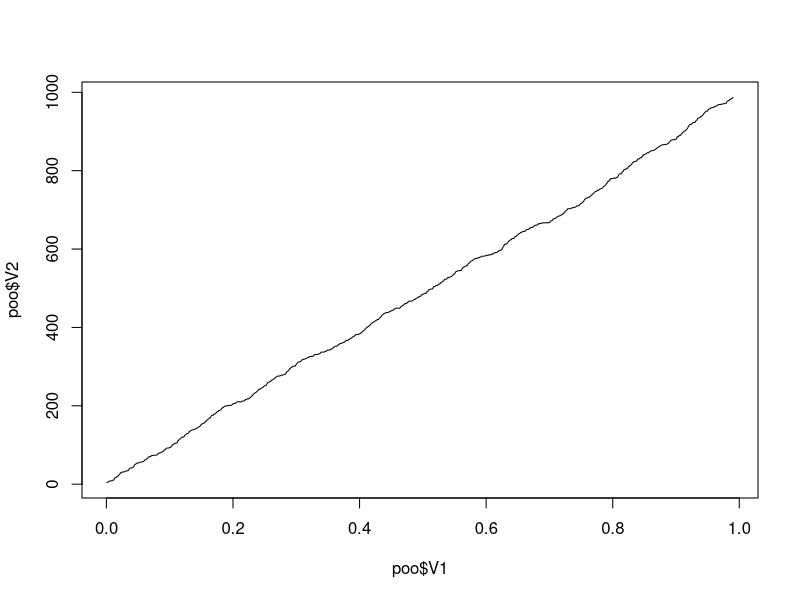
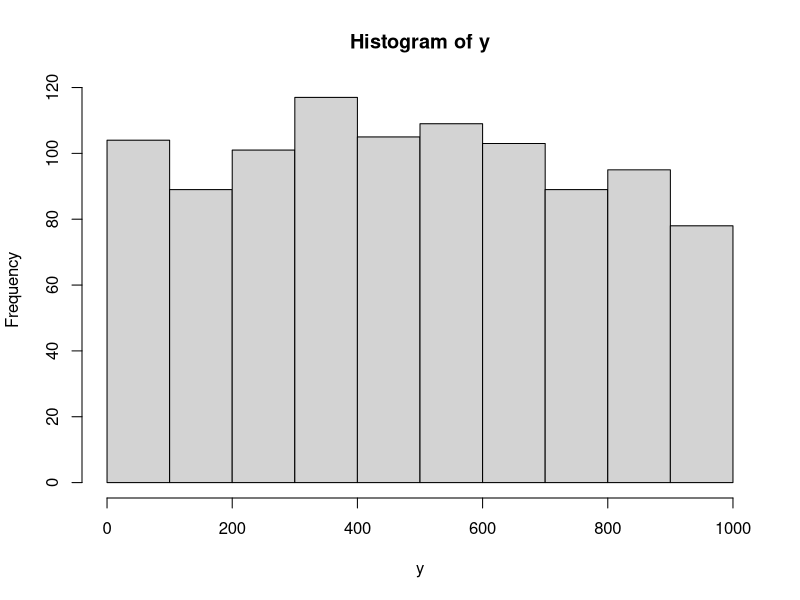
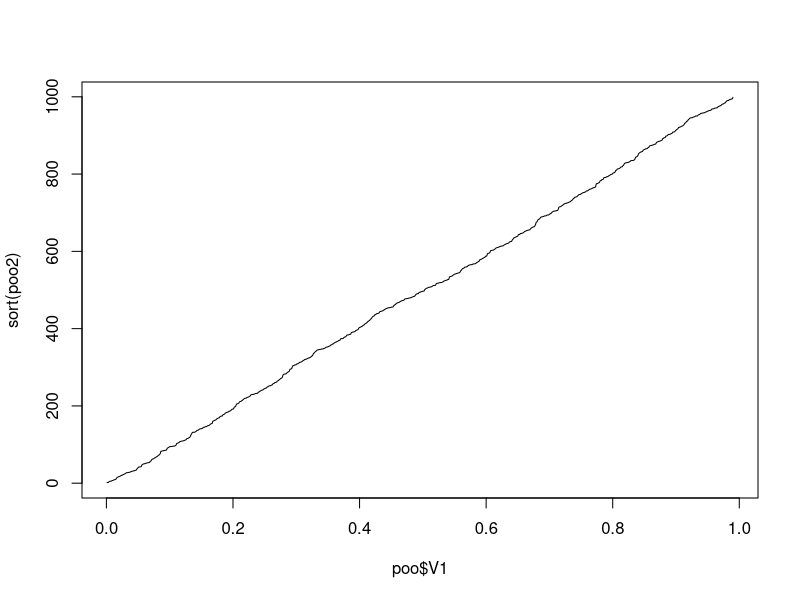
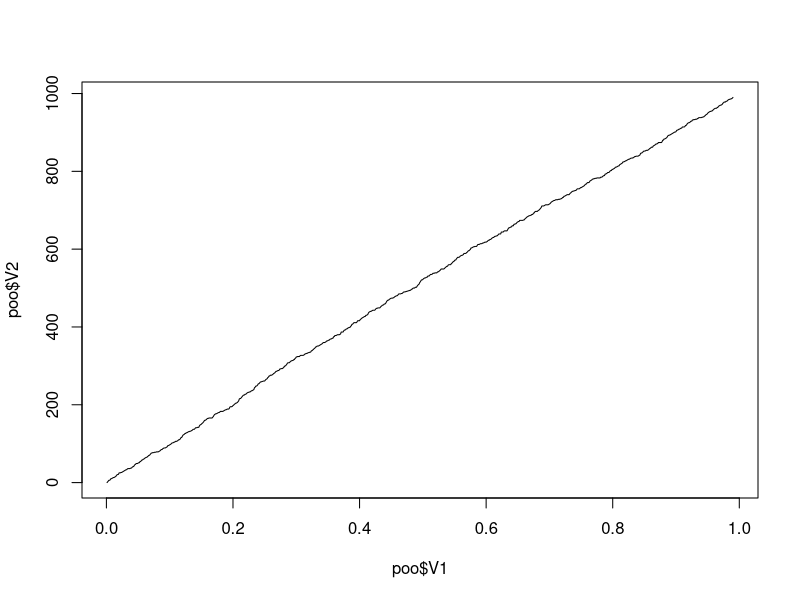
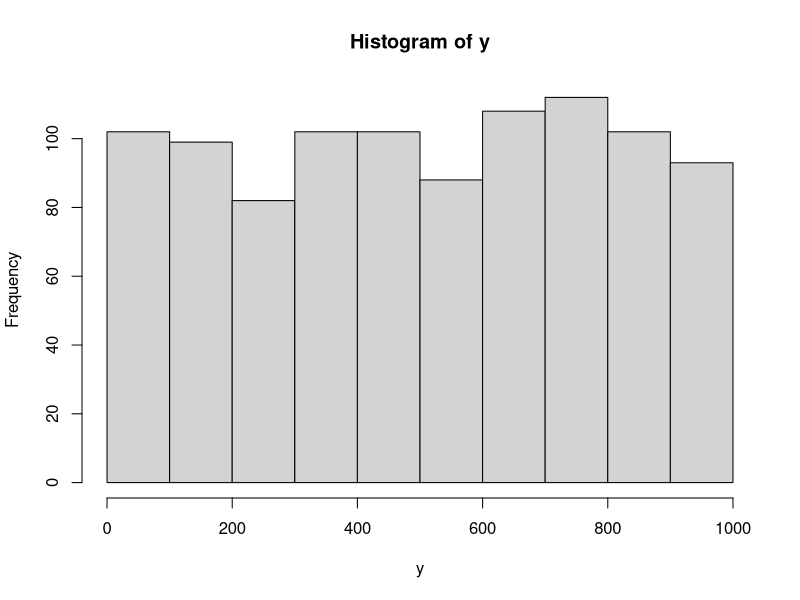
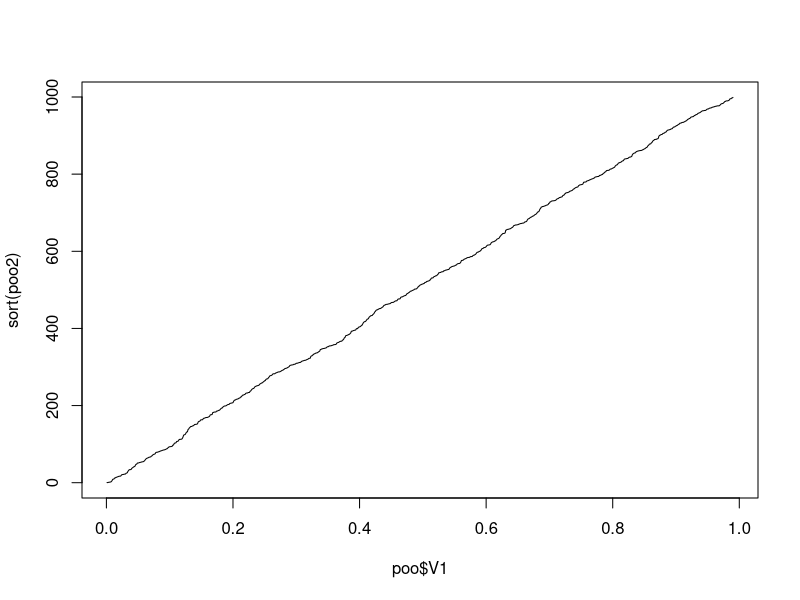

Write the R code that produced these figures, in order.
x <- runif(1000, 0, 1)
t <- seq(0.001,0.99,0.001)
poo <- as.data.frame(matrix(NA, length(t), 2))

for (i in 1:length(t)){
  tloop  <- t[i]
  Gt <- sum(x <= tloop)
  poo[i,1] <- t[i]
  poo[i,2] <- Gt
}

head(poo)

plot(poo$V1, poo$V2, type = "l")
lm(poo$V2 ~ poo$V1)

y <- poo$V2
y
hist(y)


length(y)
poo2 <- runif(990, 0, 1000)
plot(poo$V1, sort(poo2), type = "l")





# PART B ------------------------------------------------------------

x <- runif(1000, 0, 1)
t <- seq(0.001,0.99,0.001)
poo <- as.data.frame(matrix(NA, length(t), 2))

for (i in 1:length(t)){
  tloop  <- t[i]
  Gt <- sum(x <= tloop)
  poo[i,1] <- t[i]
  poo[i,2] <- Gt
}

head(poo)

plot(poo$V1, poo$V2, type = "l")
lm(poo$V2 ~ poo$V1)

y <- poo$V2
y
hist(y)


length(y)
poo2 <- runif(990, 0, 1000)
plot(poo$V1, sort(poo2), type = "l")
